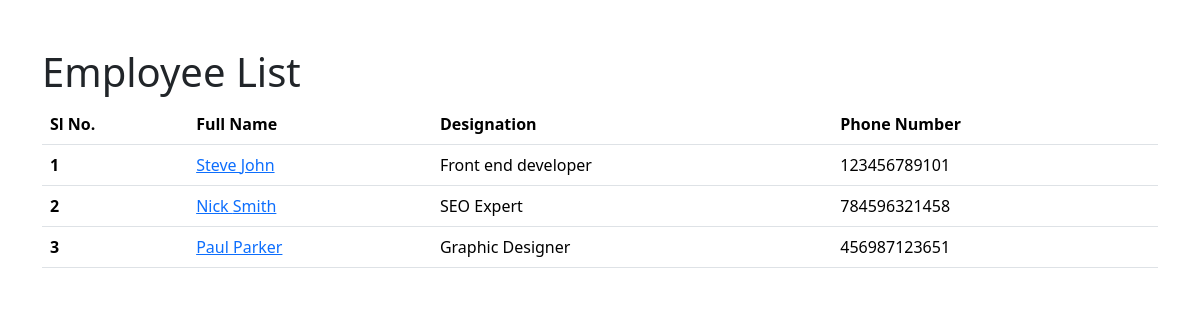
The page / on the database its author committed.
### employees/models.py (models this page shows, shortened)
class Employee(models.Model):
    first_name = models.CharField(max_length = 50)
    last_name = models.CharField(max_length = 50)
    photo = models.ImageField(upload_to='images')
    designation = models.CharField(max_length = 50)
    email_address = models.EmailField(max_length = 100, unique = True)
    phone_number = models.CharField(max_length = 12, blank = True)
    created_at = models.DateTimeField(auto_now_add = True)
    updated_at = models.DateTimeField(auto_now = True)

### mysite/views.py (the view)
# urls.py: 2. Add a URL to urlpatterns:  path('', views.home, name='home')
def home(request):
    employees = Employee.objects.all()
    context = {
        "employees": employees
    }
    return render(request, 'home.html', context)

### templates/home.html (shortened to what this page needs)
{% load static %}
<!doctype html>
<html lang="en">
  <head>
    <link href="https://cdn.jsdelivr.net/npm/bootstrap@5.3.2/dist/css/bootstrap.min.css" rel="stylesheet">
  </head>
  <body>
    {% block content %}
        <div class="container mt-5">
            <h1>Employee List</h1>
            <table class="table">
                <thead>
                    <tr>
                        <th scope="col">Sl No.</th>
                        <th scope="col">Full Name</th>
                        <th scope="col">Designation</th>
                        <th scope="col">Phone Number</th>
                    </tr>
                </thead>
                <tbody>
                    {% for employee in employees %}
                    <tr>
                    <th scope="row">{{forloop.counter}}</th>
                    <td><a href="{% url 'employee-details' employee.id %}">{{employee.first_name}} {{employee.last_name}}</a></td>
                    <td>{{employee.designation}}</td>
                    <td>{{employee.phone_number}}</td>
                </tr>
                {% endfor %}
            </tbody>
        </table>
    {% endblock content %}
</div>
  </body>
</html>

### rows shown on the page
Employee: first_name "Steve", last_name "John", designation "Front end developer", phone_number "123456789101"
Employee: first_name "Nick", last_name "Smith", designation "SEO Expert", phone_number "784596321458"
Employee: first_name "Paul", last_name "Parker", designation "Graphic Designer", phone_number "456987123651"
